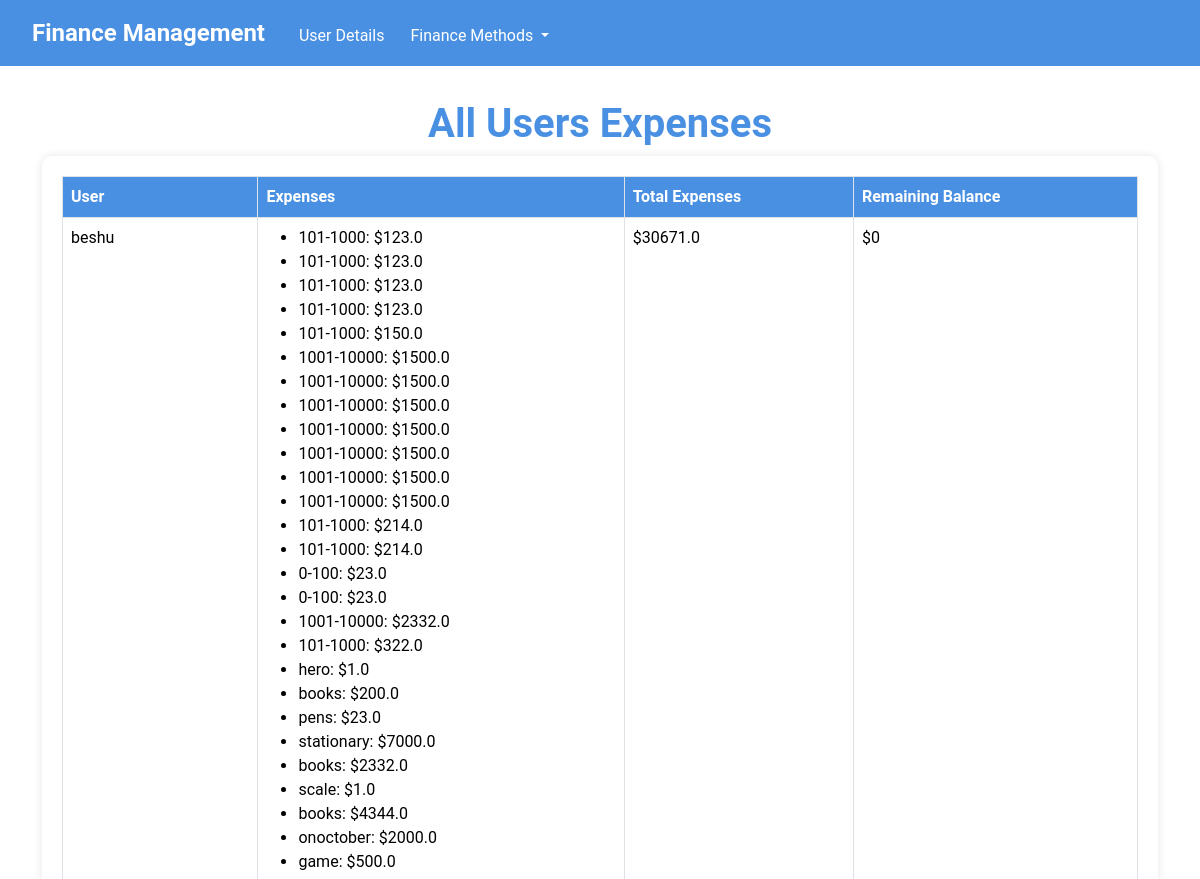
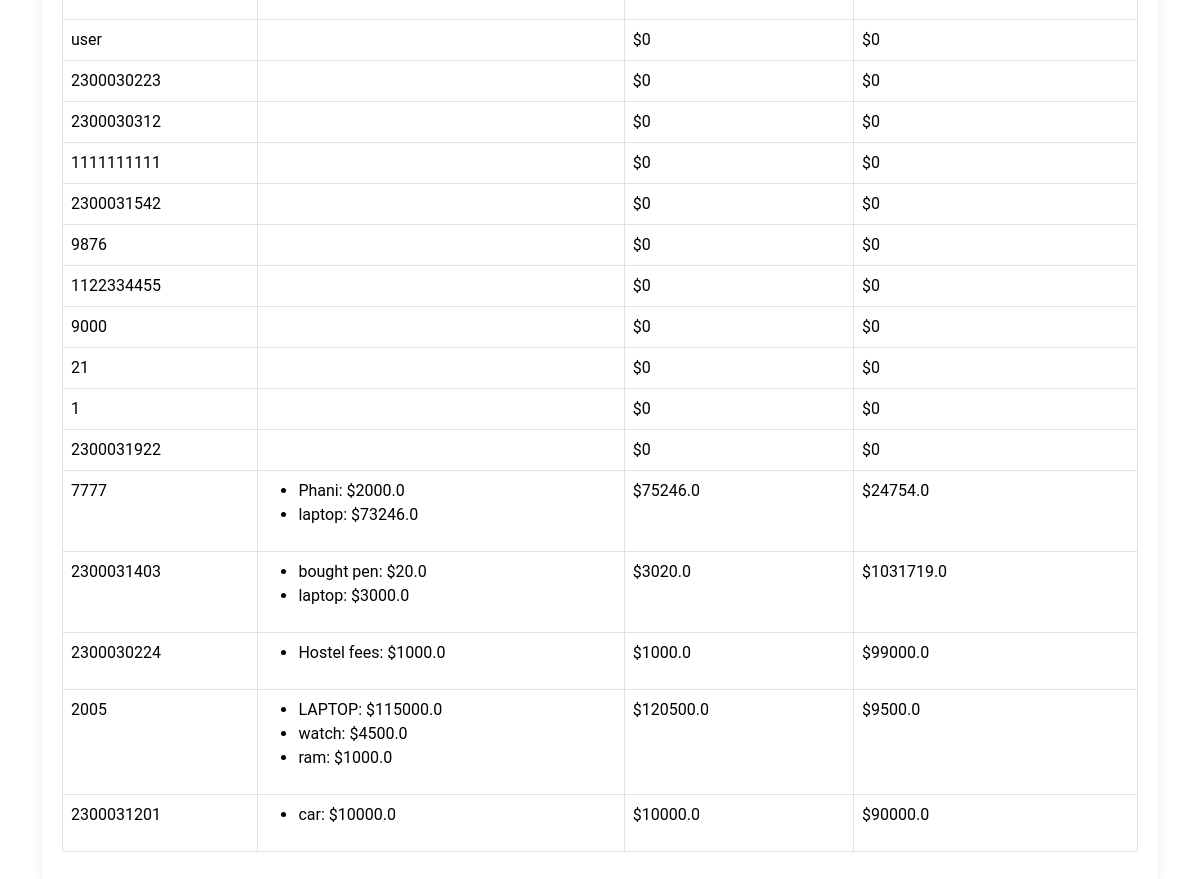
The app's page /all_users_expenses/ with its own data (2 pictures, top to bottom).
### UserApp/models.py (models this page shows)
class Expense(models.Model):
    user = models.ForeignKey(User, on_delete=models.CASCADE, default=1)
    name = models.CharField(max_length=100)
    amount = models.FloatField()
    date = models.DateField(default=timezone.now)

### adminapp/views.py (the view)
# urls.py: path('all_users_expenses/', views.all_users_expenses, name='all_users_expenses'),
def all_users_expenses(request):
    users_data = []
    users = User.objects.all()
    for user in users:
        expenses = Expense.objects.filter(user=user)
        total_expenses = sum(expense.amount for expense in expenses)
        try:
            user_balance = UserBalance.objects.get(user=user)
        except UserBalance.DoesNotExist:
            user_balance = None
        remaining_balance = user_balance.balance - total_expenses if user_balance else 0
        users_data.append({
            'user': user,
            'expenses': expenses,
            'total_expenses': total_expenses,
            'remaining_balance': remaining_balance
        })
    return render(request, 'adminapp/all_users_expenses.html', {'users_data': users_data})

### templates/adminapp/all_users_expenses.html (shortened to what this page needs)
<!DOCTYPE html>
<html lang="en">
<head>
    <link href="https://cdn.jsdelivr.net/npm/bootstrap@5.3.3/dist/css/bootstrap.min.css" rel="stylesheet">
</head>
<body>
    <nav class="navbar navbar-expand-lg navbar-custom">
        <div class="container-fluid">
            <a class="navbar-brand" href="{% url 'adminapp:homepagecall' %}">Finance Management</a>
            <div class="collapse navbar-collapse" id="navbarNavDropdown">
                <ul class="navbar-nav">
                    <li class="nav-item">
                        <a class="nav-link" href="{% url 'adminapp:all_users_expenses' %}" style="padding-top:14px; margin-left:10px;">User Details</a>
                    </li>
                    <li class="nav-item dropdown" style="padding-top:6px; margin-left:10px;">
                        <a class="nav-link dropdown-toggle" href="#" id="navbarDropdownMenuLink" role="button" data-bs-toggle="dropdown" aria-expanded="false">
                            Finance Methods
                        </a>
                    </li>
                </ul>
            </div>
        </div>
    </nav>
    <div class="container">
        <h1 class="text-center" style="color: #4a90e2; font-weight: bold;">All Users Expenses</h1>
        <div class="table-container">
            <table class="table table-bordered">
                <thead>
                    <tr>
                        <th>User</th>
                        <th>Expenses</th>
                        <th>Total Expenses</th>
                        <th>Remaining Balance</th>
                    </tr>
                </thead>
                <tbody>
                    {% for user_data in users_data %}
                    <tr>
                        <td>{{ user_data.user.username }}</td>
                        <td>
                            <ul>
                                {% for expense in user_data.expenses %}
                                <li>{{ expense.name }}: ${{ expense.amount }}</li>
                                {% endfor %}
                            </ul>
                        </td>
                        <td>${{ user_data.total_expenses }}</td>
                        <td>${{ user_data.remaining_balance }}</td>
                    </tr>
                    {% endfor %}
                </tbody>
            </table>
        </div>
    </div>
</body>
</html>

### templates/adminapp/all_users_expenses.html (style rules this page uses)
body { background: url('https://www.toptal.com/designers/subtlepatterns/patterns/memphis-mini.png') repeat; font-family: 'Roboto', sans-serif; margin-top: 70px; }
.navbar-custom { background-color: #4a90e2; padding: 10px 20px; position: fixed; top: 0; width: 100%; z-index: 1000; }
.navbar-custom .navbar-brand { font-size: 1.5rem; font-weight: bold; color: #fff; }
.navbar-custom .nav-link { color: #fff; font-size: 1rem; }
.container { margin-top: 100px; }
.table-container { background-color: #fff; border-radius: 10px; box-shadow: 0 0 10px rgba(0, 0, 0, 0.1); padding: 20px; }
.table thead th { background-color: #4a90e2; color: #fff; font-weight: bold; }

### records on screen
Expense: name "101-1000", amount "123.0"
Expense: name "101-1000", amount "123.0"
Expense: name "101-1000", amount "123.0"
Expense: name "101-1000", amount "123.0"
Expense: name "101-1000", amount "150.0"
Expense: name "1001-10000", amount "1500.0"
Expense: name "1001-10000", amount "1500.0"
Expense: name "1001-10000", amount "1500.0"
Expense: name "1001-10000", amount "1500.0"
Expense: name "1001-10000", amount "1500.0"
Expense: name "1001-10000", amount "1500.0"
Expense: name "1001-10000", amount "1500.0"
Expense: name "101-1000", amount "214.0"
Expense: name "101-1000", amount "214.0"
Expense: name "0-100", amount "23.0"
Expense: name "0-100", amount "23.0"
Expense: name "1001-10000", amount "2332.0"
Expense: name "101-1000", amount "322.0"
Expense: name "hero", amount "1.0"
Expense: name "books", amount "200.0"
Expense: name "pens", amount "23.0"
Expense: name "stationary", amount "7000.0"
Expense: name "books", amount "2332.0"
Expense: name "scale", amount "1.0"
Expense: name "books", amount "4344.0"
Expense: name "onoctober", amount "2000.0"
Expense: name "game", amount "500.0"
Expense: name "Phani", amount "2000.0"
Expense: name "laptop", amount "73246.0"
Expense: name "bought pen", amount "20.0"
Expense: name "laptop", amount "3000.0"
Expense: name "Hostel fees", amount "1000.0"
Expense: name "LAPTOP", amount "115000.0"
Expense: name "watch", amount "4500.0"
Expense: name "ram", amount "1000.0"
Expense: name "car", amount "10000.0"

### other values on screen
{{ user_data.user.username }} "beshu"
{{ user_data.total_expenses }} "30671.0"
{{ user_data.remaining_balance }} "0"
{{ user_data.user.username }} "user"
{{ user_data.total_expenses }} "0"
{{ user_data.user.username }} "2300030223"
{{ user_data.user.username }} "2300030312"
{{ user_data.user.username }} "1111111111"
{{ user_data.user.username }} "2300031542"
{{ user_data.user.username }} "9876"
{{ user_data.user.username }} "1122334455"
{{ user_data.user.username }} "9000"
{{ user_data.user.username }} "21"
{{ user_data.user.username }} "1"
{{ user_data.user.username }} "2300031922"
